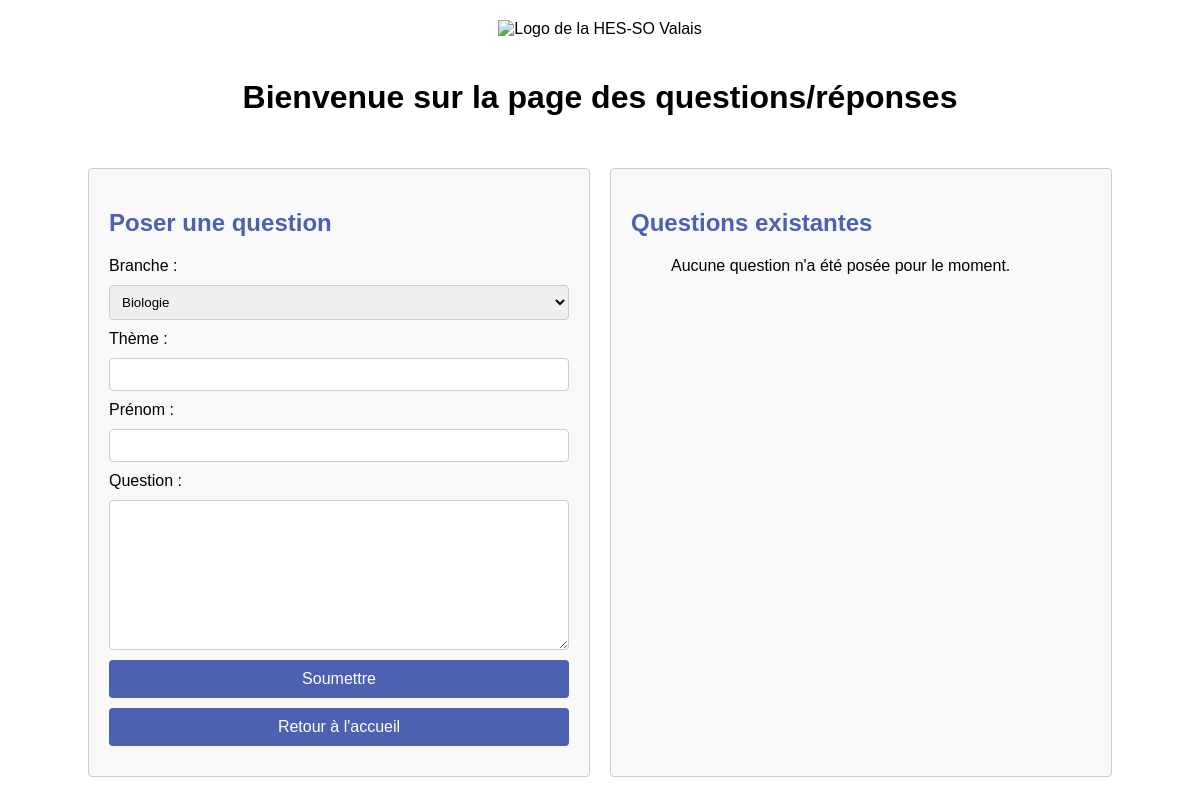
The app's page /question/new/, older data.
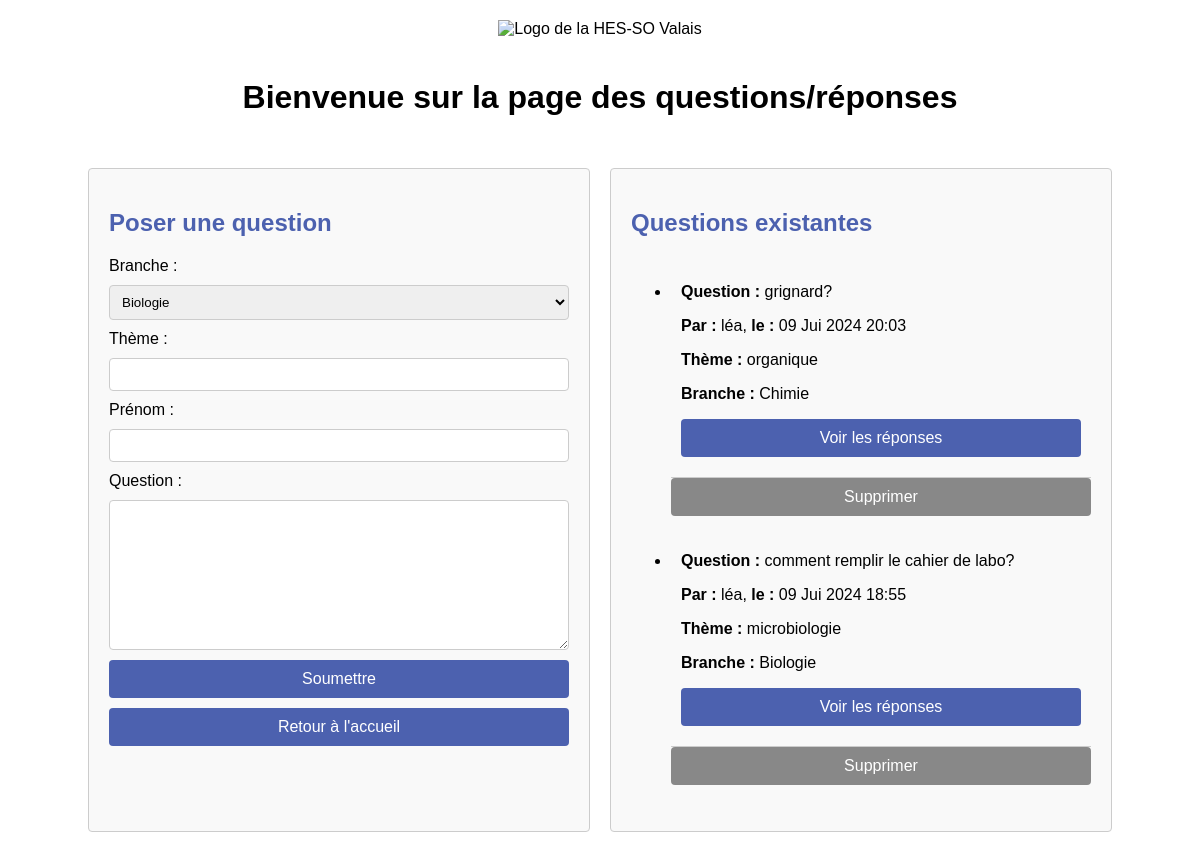
The same page, newer data.
### src/src/models.py (models this page shows, shortened)
class Question(models.Model):
    branche = models.CharField(max_length=100)
    theme = models.CharField(max_length=200)
    name = models.CharField(max_length=100)
    question_text = models.TextField()
    created_at = models.DateTimeField(default=timezone.now)

### src/src/views.py (the view)
# urls.py: path('question/new/', views.create_question, name='create_question'),
def create_question(request):
    if request.method == 'POST':
        form = QuestionForm(request.POST)
        if form.is_valid():
            new_comment = form.save(commit=False)
            new_comment.created_at = timezone.now()
            new_comment.save()
            return redirect('create_question')  # Redirection après la soumission réussie
    else:
        form = QuestionForm()
    questions = Question.objects.all().order_by('-created_at')  # Récupère toutes les questions pour les afficher
    return render(request, 'create_question.html', {'form': form, 'questions': questions})

### src/src/forms.py
class QuestionForm(forms.ModelForm):
    class Meta:
        model = Question
        fields = ['branche', 'theme', 'name', 'question_text']

### src/src/templates/create_question.html (shortened to what this page needs)
<!DOCTYPE html>
<html lang="fr">
<head>
</head>
<body>
    <div class="header">
        <img src="https://www.hevs.ch/media/image/3/large_2_1/hevslogo2019.png" alt="Logo de la HES-SO Valais" class="logo">
        <h1>Bienvenue sur la page des questions/réponses</h1>
    </div>
    <div class="container">
        <div class="form-section">
            <h2>Poser une question</h2>
            <form method="POST">
                <label for="id_branch">Branche :</label>
                <select id="id_branch" name="branche">
                    <option value="Biologie">Biologie</option>
                </select>
                <label for="theme">Thème :</label>
                <input type="text" id="theme" name="theme">
                <label for="name">Prénom :</label>
                <input type="text" id="name" name="name">
                <label for="question_text">Question :</label>
                <textarea id="question_text" name="question_text"></textarea>
                <div class="button-container">
                    <button type="submit" style="font-size: medium">Soumettre</button>
                    <a href="{% url 'index' %}" class="back-button" style="padding: 10px; text-align: center; display: block;">Retour à l'accueil</a>
                </div>
            </form>
        </div>
        <div class="questions-section">
            <h2>Questions existantes</h2>
            <ul class="questions-list">
                {% for question in questions %}
                <li>
                    <div>
                        <p><strong>Question :</strong> {{ question.question_text }}</p>
                        <p><strong>Par :</strong> {{ question.name }}, <strong>le :</strong> {{ question.created_at|date:"d M Y H:i" }}</p>
                        <p><strong>Thème :</strong> {{ question.theme }}</p>
                        <p><strong>Branche :</strong> {{ question.branche }}</p>
                        <a href="{% url 'question_detail' question.id %}" class="button" style="padding: 10px; text-align: center; display: block;">Voir les réponses</a>
                    </div>
                    <form method="POST" action="{% url 'delete_question' question.id %}">
                        <button type="submit" class="delete-button" style="font-size: medium" >Supprimer</button>
                    </form>
                </li>
                {% empty %}
                    <p>Aucune question n'a été posée pour le moment.</p>
                {% endfor %}
            </ul>
        </div>
    </div>
</body>
</html>

### src/src/templates/create_question.html (style rules this page uses)
body { font-family: Arial, sans-serif; padding: 20px; margin: 0; display: flex; flex-direction: column; align-items: center; }
.header { text-align: center; }
.container { display: flex; width: 90%; max-width: 1200px; justify-content: space-between; margin-top: 20px; }
h2 { color: #4c61af; }
.logo { width: auto; max-width: 100%; height: auto; margin-bottom: 20px; }
.form-section, .questions-section { flex: 1; margin: 10px; padding: 20px; border: 1px solid #ccc; border-radius: 4px; background-color: #f9f9f9; }
form { display: flex; flex-direction: column; }
form label, form input, form select, form textarea, form button { margin-bottom: 10px; }
form input[type="text"], form select, form textarea { padding: 8px; border: 1px solid #ccc; border-radius: 4px; }
form textarea { height: 150px; }
input, textarea, button, a { width: 100%; padding: 10px; margin-bottom: 10px; border: 1px solid #ccc; border-radius: 4px; box-sizing: border-box; }
button, a { background-color: #4c61af; color: white; border: none; cursor: pointer; text-decoration: none; }
.delete-button { background-color: #888888; color: white; }
.questions-section div { padding: 10px; border-bottom: 1px solid #ccc; }

Row changes from the older to the newer data that the page shows:
added Question: question_text "grignard?", name "léa", created_at "09 Jui 2024 20:03", theme "organique", branche "Chimie"
added Question: question_text "comment remplir le cahier de labo?", name "léa", created_at "09 Jui 2024 18:55", theme "microbiologie", branche "Biologie"
Text that changed along with them:
text no longer shown: "Aucune question n'a été posée pour le moment."
